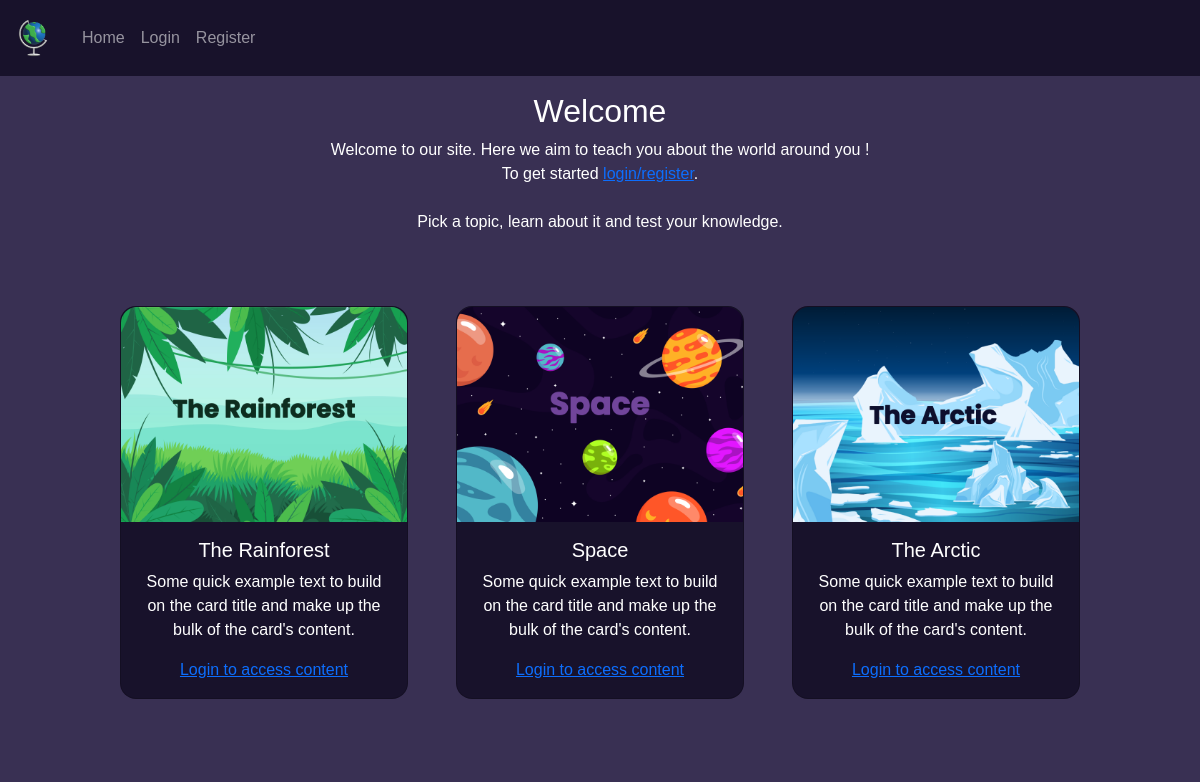
The page / on the database its author committed.
### quiz/models.py (models this page shows, shortened)
class Quiz(models.Model):
    name = models.CharField(max_length=200)
    required_score_to_pass = models.IntegerField(help_text="Score to pass in %")
    pub_date = models.DateTimeField('date published')
    class Meta:
        verbose_name_plural = 'Quizes'

### quiz/views.py (the view)
# urls.py: path('', views.index, name='index'),
def index(request):
    quiz_list = Quiz.objects.order_by('pub_date')[:5]
    return render(request, 'quiz/index.html', {'quiz_list': quiz_list})

### quiz/templates/quiz/index.html (shortened to what this page needs)
{% extends "quiz/base.html" %}
{% load static %}
{% block content %}
<div style="text-align:center; padding: 16px;">
    <h2>Welcome {{user.username}}</h2>
    <p> Welcome to our site. Here we aim to teach you about the world around you ! <br>
        To get started <a href="{% url 'user_auth:login' %}">login/register</a>. <br> <br>
        Pick a topic, learn about it and test your knowledge.</p>
<div>
<div style="display:flex;align-items:center;text-align:center;">
    <div class="card-container">
        {% for quiz in quiz_list %}
            {% if quiz.name == 'The Rainforest' %}
                <div class="card" style="width:18rem;background:var(--secondary-bg-color);color:var(--primary-text-color);">
                    <div class="image-container">
                        <img class="image1" src="{% static 'images/card-rainforest-image1.png' %}">
                    </div>
                    <div class="card-body" >
                        <h5 class="card-title">{{quiz.name}}</h5>
                        <p class="card-text">Some quick example text to build on the card title and make up the bulk of the card's content.</p>
                        {% if user.is_authenticated %}
                            <a href="{% url 'quiz:topic' quiz.id%}"><button type="button" class="btn">Learn More</button></a>
                        {% else %}
                            <a href="{% url 'user_auth:login' %}">Login to access content</a>
                        {% endif %}
                    </div>
                </div>
            {% elif quiz.name == 'Space'%}
                <div class="card" style="width:18rem;background:var(--secondary-bg-color);color:var(--primary-text-color);">
                    <div class="image-container">
                        <img class="image1" src="{% static 'images/card-space-image1.png' %}">
                    </div>
                    <div class="card-body">
                        <h5 class="card-title">{{quiz.name}}</h5>
                        <p class="card-text">Some quick example text to build on the card title and make up the bulk of the card's content.</p>
                        {% if user.is_authenticated %}
                            <a href="{% url 'quiz:topic' quiz.id%}"><button type="button" class="btn">Learn More</button></a>
                        {% else %}
                            <a href="{% url 'user_auth:login' %}">Login to access content</a>
                        {% endif %}
                    </div>
                </div>
            {% elif quiz.name == 'The Arctic'%}
                <div class="card" style="width:18rem;background:var(--secondary-bg-color);color:var(--primary-text-color);">
                    <div class="image-container">
                        <img class="image1" src="{% static 'images/card-arctic-image1.png' %}">
                    </div>
                    <div class="card-body">
                        <h5 class="card-title">{{quiz.name}}</h5>
                        <p class="card-text">Some quick example text to build on the card title and make up the bulk of the card's content.</p>
                        {% if user.is_authenticated %}
                            <a href="{% url 'quiz:topic' quiz.id%}"><button type="button" class="btn">Learn More</button></a>
                        {% else %}
                            <a href="{% url 'user_auth:login' %}">Login to access content</a>
                        {% endif %}
                    </div>
                </div>
            {% endif %}
        {% endfor %}
    </div>
</div>
{% endblock content %}

### quiz/static/stylesheet.css (style rules this page uses)
:root { --primary-bg-color: #393053; --secondary-bg-color: #18122B; --primary-btn-color: #1E90FF; --secondary-btn-color: #17A151; --primary-text-color: #ffffff; --secondary-text-color: #18122B; }
body { font-family: 'Poppins', sans-serif; background-color: var(--primary-bg-color); color: var(--primary-text-color) !important; }
.card-container { width: 100%; display: flex; align-items: center; justify-content: center; padding: 2em; background-color: var(--primary-bg-color); color: var(--secondary-text-color); }
.card { display: flex; margin: 1.5em; border-radius: 16px; }
.card .image-container img { width: 100% !important; border-radius: 16px 16px 0 0; }

### rows shown on the page
Quiz: name "The Rainforest", shows "Login to access content"
Quiz: name "Space", shows "Login to access content"
Quiz: name "The Arctic", shows "Login to access content"
